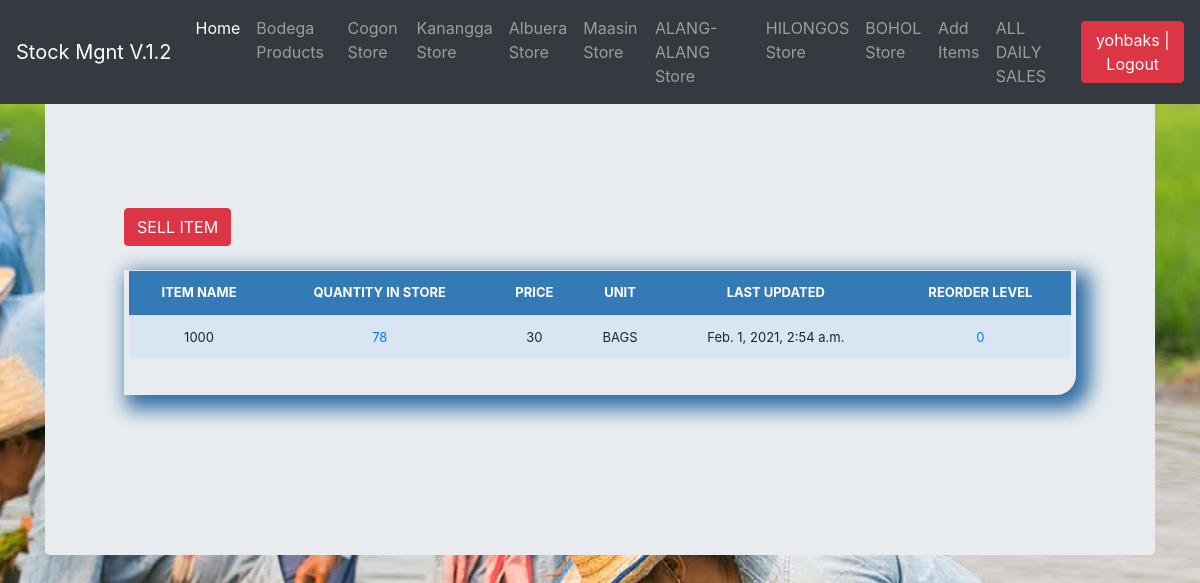
Page /shop_stock_detail/23/ (signed in) on the committed database.
### stockmgmt/models.py (models this page shows, shortened)
class All_Store(models.Model):
    name = models.CharField(max_length=100, blank=True, null=True, verbose_name='Store name', choices=issue_to_category)
    slug = models.SlugField(unique=True, null=False, default='na')
    def get_absolute_url(self):
        return reverse('store', kwargs={'slug': self.slug})
    def __str__(self):
        return self.name

class Stock(models.Model):
    category = models.ForeignKey(Category, on_delete=models.CASCADE, blank=True)
    sub_category = models.ForeignKey(SubCategory, on_delete=models.CASCADE, blank=True,null=True,verbose_name='UNIT')
    item_name = models.CharField(max_length=50, blank=True, null=True)
    quantity = models.IntegerField(default='0', blank=True, null=True)
    receive_quantity = models.IntegerField(default='0', blank=True, null=True,verbose_name='Quantity')
    receive_by = models.CharField(max_length=50, blank=True, null=True)
    issue_quantity = models.IntegerField(default='0', blank=True, null=True)
    issue_by = models.CharField(max_length=50, blank=True, null=True, choices=issue_to_category)
    issue_by_model = models.ForeignKey(All_Store, on_delete=models.CASCADE, blank=True, null=True,
                                       related_name='issue_to_model')
    ordered_items=models.IntegerField(blank=True, null=True,default=0,verbose_name='Number of items')
    issue_to = models.CharField(max_length=50, blank=True, null=True, choices=issue_to_category)
    issue_to_model = models.ForeignKey(All_Store, on_delete=models.CASCADE, blank=True, null=True,
                                       related_name='issue_by_model')
    phone_number = models.CharField(max_length=50, blank=True, null=True)
    created_by = models.CharField(max_length=50, blank=True, null=True)
    reorder_level = models.IntegerField(default='0', blank=True, null=True)
    last_updated = models.DateTimeField(auto_now_add=False, auto_now=True)
    timestamp = models.DateTimeField(auto_now_add=True, auto_now=False)
    price = models.IntegerField(default='0', blank=True, null=True)

class SubCategory(models.Model):
    category=models.ForeignKey(Category,on_delete=models.CASCADE,related_name='stock_Categories')
    name=models.CharField(max_length=100,db_index=True)

### stockmgmt/views.py (the view)
# urls.py: path('shop_stock_detail/<str:pk>/', views.shop_stock_detail, name="shop_stock_detail"),
def shop_stock_detail(request, pk):
    queryset = Stock.objects.get(id=pk)
    print(queryset.issue_to_model)
    remainnig=Shop_Record.objects.get(product__pk=pk,store=queryset.issue_to_model).remaining_items
    reoder_level=Shop_Record.objects.get(product__pk=pk,store=queryset.issue_to_model).reoder_level
    shop_record=Shop_Record.objects.get(product__pk=pk,store=queryset.issue_to_model)
    all_store = All_Store.objects.all()
    context = {
        "queryset": queryset,
        'remaining':remainnig,
        'stores':all_store,
        'shop_record':shop_record,
        'reoder_level':reoder_level,
    }
    return render(request, "shop_stock_detail.html", context)

### stockmgmt/templates/shop_stock_detail.html (shortened to what this page needs)
{% extends "base.html" %}
{% load crispy_forms_tags %}
{% load static %}
{% block body %}
<main role="main" class="container">
  <div class="jumbotron">
<a href="{% url 'sell_items' queryset.id %}"><div class='btn btn-danger'>SELL ITEM</div></a>
        <br><br>
        <div class="display_table">
          <table class='table'>
                  <tr>
                    <th>ITEM NAME</th>
                    <th>QUANTITY IN STORE</th>
                      <th>PRICE</th>
                      <th>UNIT</th>
                    <th>LAST UPDATED</th>
                    <th>REORDER LEVEL</th>
                  </tr>
                  <tr>
                    <td>{{queryset.item_name}}</td>
                    <td>
                                     {% if remaining < reoder_level %}
                  <div style="background-color: orange;">
                      <a href="{% url 'shop_stock_detail' queryset.id %}">{{remaining}}</a></div>
                  {% else %}
                <a href="{% url 'shop_stock_detail' queryset.id %}">{{remaining}}</a>
                                     {% endif %}</td>
                  <td>{{ queryset.price }}</td>
                      <td>{{ queryset.sub_category.name }}</td>
                    <td>{{queryset.last_updated}}</td>
                    <td><a href="{% url 'shop_reoder_level' shop_record.store.slug queryset.pk %}">{{reoder_level}}</a></td>
                  </tr>
          </table>
        </div>
  </div>
</main>
{% endblock %}

### stockmgmt/templates/navbar.html (shortened to what this page needs)
  <nav class="navbar navbar-expand-md navbar-dark fixed-top bg-dark">
  <a class="navbar-brand" href="/">Stock Mgnt V.1.2</a>
  <div class="collapse navbar-collapse" id="navbarCollapse">
    <ul class="navbar-nav mr-auto">
      <li class="nav-item active">
        <a class="nav-link" href="/">Home <span class="sr-only">(current)</span></a>
      </li>
        {% if request.user.is_authenticated %}
      <li class="nav-item">
        <a class="nav-link" href="/list_items">Bodega Products</a>
        </li>
        {% for shop in stores %}
            {% if shop.name != 'BODEGA' %}
            <li class="nav-item">
        <a class="nav-link" href="{{ shop.get_absolute_url }}">{{ shop.name }} Store</a>
      </li>
            {% endif %}
        {% endfor %}
            <li class="nav-item">
        <a class="nav-link" href="/add_items">Add Items</a>
      </li>
      <li class="nav-item">
        <a class="nav-link" href="{% url 'all_sales' %}" tabindex="-1" aria-disabled="true">ALL DAILY SALES</a>
      </li>
        {% endif %}
    </ul>
          <ul class="navbar-nav">
        {% if request.user.is_authenticated %}
        <li><a href="/accounts/logout"><button class="btn btn-danger">{{ user }} | Logout</button></a></li>
        {% else %}
        <li><a href="/accounts/login">Login</a></li>
        {% endif %}
    </ul>
  </div>
</nav>

### stockmgmt/static/css/stylesheet.css (style rules this page uses)
body { background-color: #34eb6b; }
.table { font-size: 13px; text-align: center; width: 95%; margin: auto; }
.table tr:nth-child(odd) { background: #B8CAE4 }
.table tr:nth-child(even) { background: #dae5f4 }
th { background-color: #337ab7; color: white; }
.display_table { border-bottom-right-radius: 20px; padding-left: 5px; padding-right: 5px; padding-bottom: 20px; box-shadow: 8px 8px 20px 6px #2e6da4; }
body { background-image: url("../img/bg.jpg"); background-position: center; background-repeat: no-repeat; background-size: cover; }

### stockmgmt/static/css/navbar-top-fixed.css (style rules this page uses)
body { min-height: 75rem; padding-top: 4.5rem; }

### rows in the picture
All_Store: name "Cogon"
All_Store: name "Kanangga"
All_Store: name "Albuera"
All_Store: name "Maasin"
All_Store: name "ALANG-ALANG"
All_Store: name "HILONGOS"
All_Store: name "BOHOL"
Stock: item_name "1000", price "30", sub_category.name "BAGS", last_updated "Feb. 1, 2021, 2:54 a.m."

### other values in the picture
{{ user }} "yohbaks"
{{ remaining }} "78"
{{ reoder_level }} "0"
